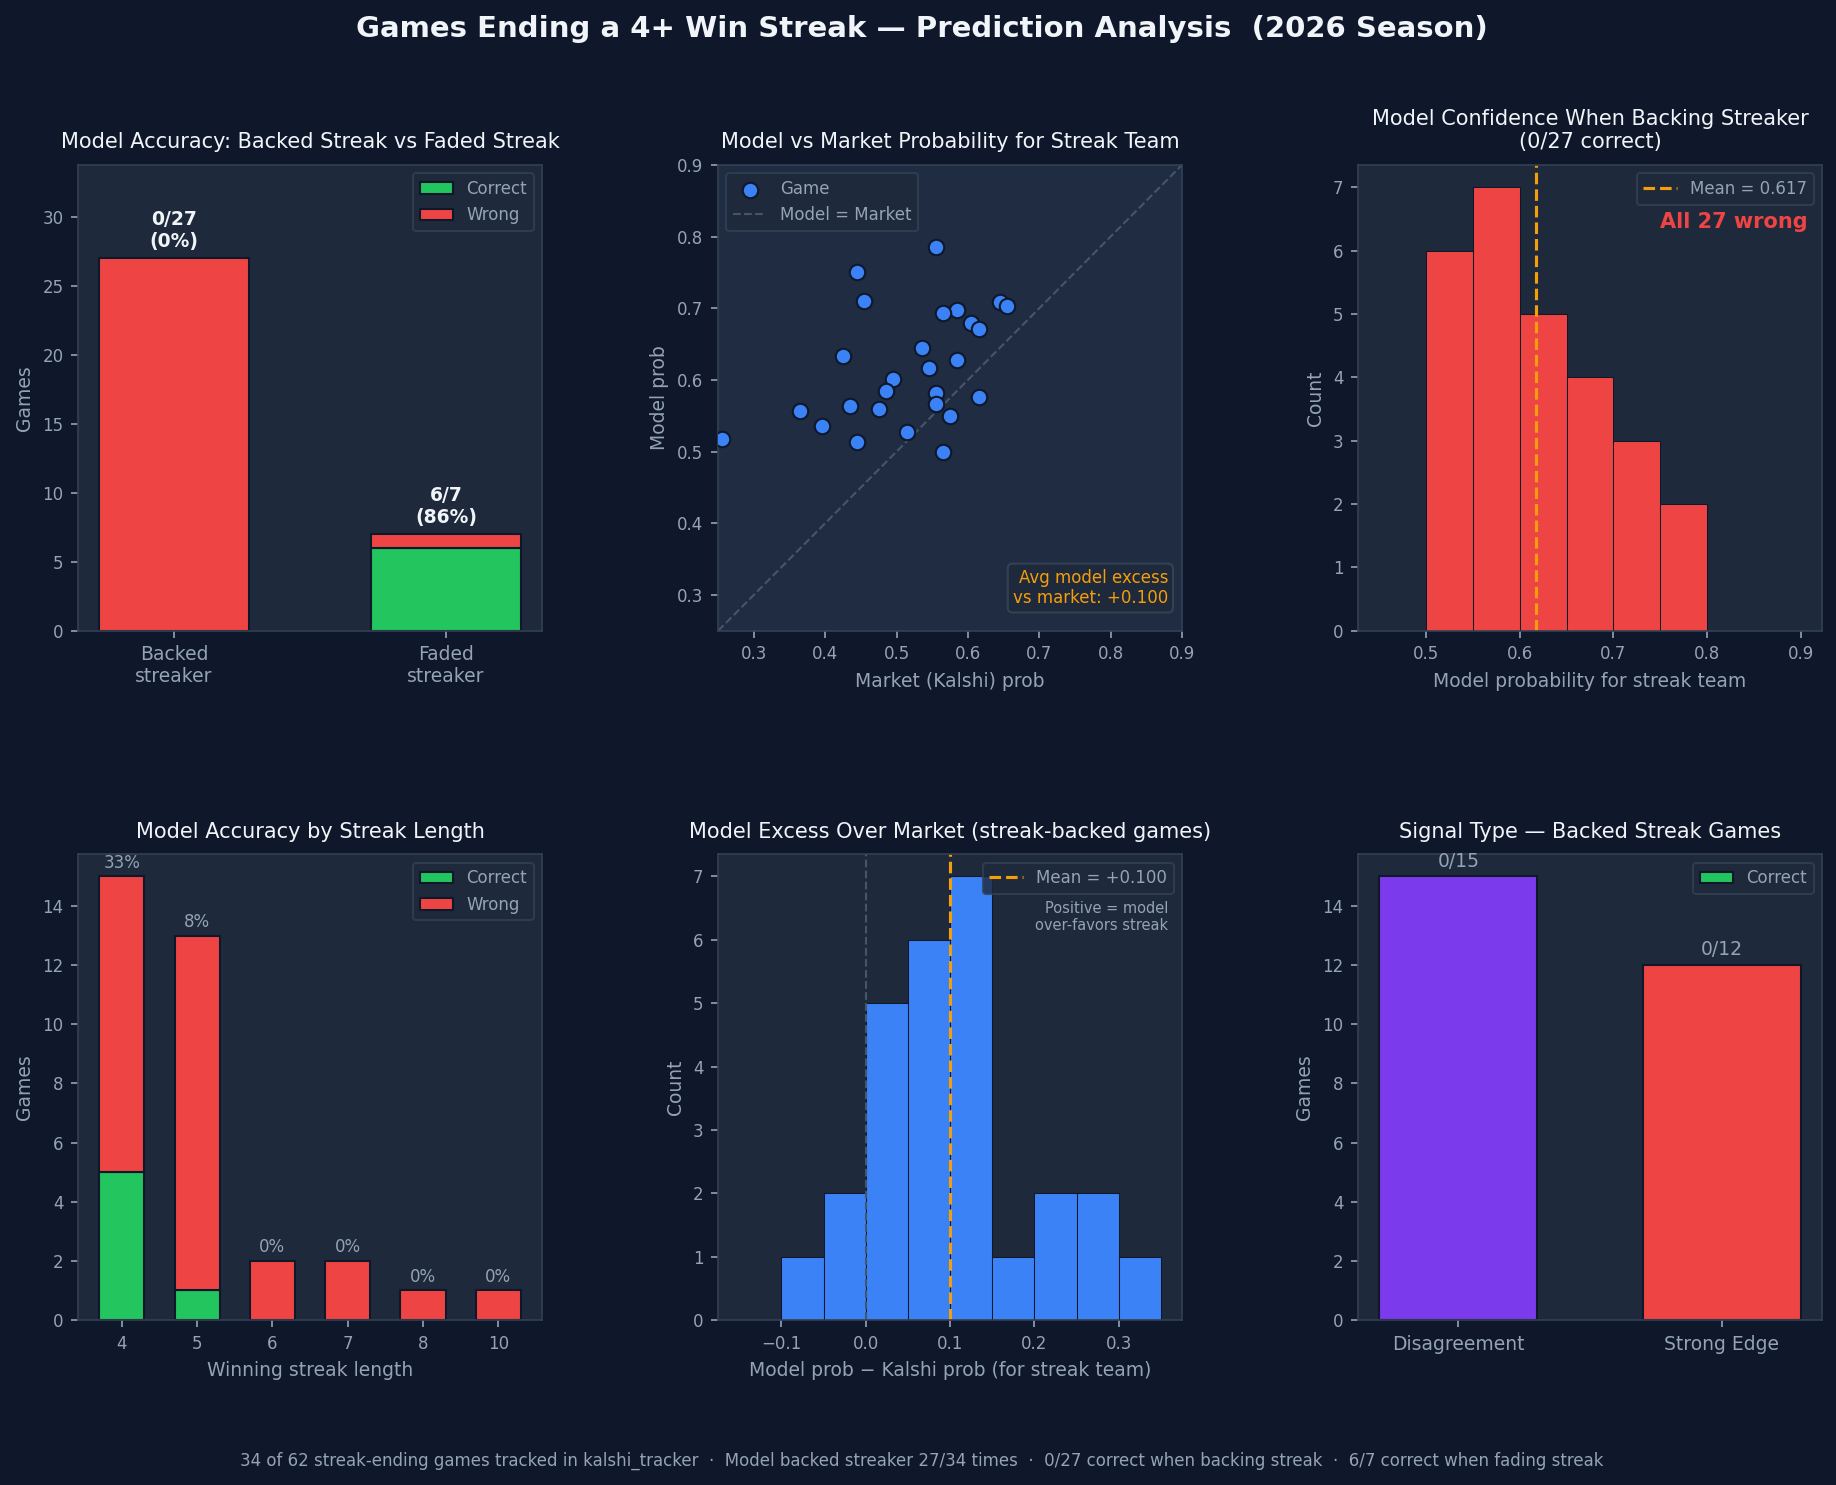

Reproduce this figure in Python.
"""
streak_prediction_analysis.py
Analyzes model predictions for games that ended a 4+ game winning streak.
"""
import os, collections
import psycopg2
import matplotlib.pyplot as plt
import matplotlib.gridspec as gridspec
import numpy as np
from dotenv import load_dotenv

load_dotenv()

conn = psycopg2.connect(os.getenv("DATABASE_URL"))
cur  = conn.cursor()

# ── Build streak-ending game list ─────────────────────────────────────────────
cur.execute("""
    SELECT game_pk, game_date, home_team, away_team, home_score, away_score
    FROM game_results
    WHERE season = 2026 AND home_score IS NOT NULL AND away_score IS NOT NULL
    ORDER BY game_date ASC
""")
team_games = collections.defaultdict(list)
for game_pk, game_date, home, away, hs, aws in cur.fetchall():
    team_games[home].append((game_pk, game_date, away, "home", hs > aws))
    team_games[away].append((game_pk, game_date, home, "away", aws > hs))

streak_pks = {}
for team, games in team_games.items():
    run = 0
    for game_pk, game_date, opp, side, won in games:
        if won:
            run += 1
        else:
            if run >= 4:
                streak_pks[game_pk] = (team, run, side)
            run = 0

# ── Pull kalshi_tracker rows ──────────────────────────────────────────────────
pks = list(streak_pks.keys())
placeholders = ",".join(["%s"] * len(pks))
cur.execute(f"""
    SELECT game_pk, game_date, home_team, away_team,
           model_home_prob, model_pick, model_confidence, signal_type,
           kalshi_home_prob, kalshi_pick, vegas_home_prob, vegas_pick,
           prob_gap, actual_winner, model_correct, kalshi_correct, vegas_correct
    FROM kalshi_tracker
    WHERE game_pk = ANY(ARRAY[{placeholders}])
    ORDER BY game_date
""", pks)
cols = [d[0] for d in cur.description]
tracked_rows = cur.fetchall()
cur.close(); conn.close()

# ── Enrich each row ───────────────────────────────────────────────────────────
rows = []
for row in tracked_rows:
    r = dict(zip(cols, row))
    gp = r["game_pk"]
    streaking_team, streak_len, streaking_side = streak_pks[gp]

    if streaking_side == "home":
        m_sp  = float(r["model_home_prob"]  or 0.5)
        k_sp  = float(r["kalshi_home_prob"]) if r["kalshi_home_prob"] else None
        v_sp  = float(r["vegas_home_prob"])  if r["vegas_home_prob"]  else None
        backs = r["model_pick"] == "home"
    else:
        m_sp  = 1 - float(r["model_home_prob"]  or 0.5)
        k_sp  = (1 - float(r["kalshi_home_prob"])) if r["kalshi_home_prob"] else None
        v_sp  = (1 - float(r["vegas_home_prob"]))  if r["vegas_home_prob"]  else None
        backs = r["model_pick"] == "away"

    rows.append({
        **r,
        "streaking_team":     streaking_team,
        "streak_len":         streak_len,
        "streaking_side":     streaking_side,
        "model_backs_streak": backs,
        "model_sp":           round(m_sp, 3),
        "kalshi_sp":          round(k_sp, 3) if k_sp is not None else None,
        "vegas_sp":           round(v_sp, 3) if v_sp is not None else None,
        "model_vs_mkt_gap":   round(m_sp - k_sp, 3) if k_sp is not None else None,
    })

backed   = [r for r in rows if r["model_backs_streak"]]
not_back = [r for r in rows if not r["model_backs_streak"]]

# ── Figure ────────────────────────────────────────────────────────────────────
BG   = "#0f172a"
CARD = "#1e293b"
BLUE = "#3b82f6"
RED  = "#ef4444"
AMB  = "#f59e0b"
GRN  = "#22c55e"
MUTE = "#94a3b8"
WHT  = "#f1f5f9"

fig = plt.figure(figsize=(15, 10), facecolor=BG)
fig.suptitle(
    "Games Ending a 4+ Win Streak — Prediction Analysis  (2026 Season)",
    color=WHT, fontsize=14, fontweight="bold", y=0.98,
)
gs = gridspec.GridSpec(2, 3, figure=fig, hspace=0.48, wspace=0.38)

def ax_style(ax, title):
    ax.set_facecolor(CARD)
    for sp in ax.spines.values():
        sp.set_edgecolor("#334155")
    ax.tick_params(colors=MUTE, labelsize=8)
    ax.set_title(title, color=WHT, fontsize=10, pad=8)

# ── Panel 1: Backed vs Not-Backed accuracy ────────────────────────────────────
ax1 = fig.add_subplot(gs[0, 0])
ax_style(ax1, "Model Accuracy: Backed Streak vs Faded Streak")

b_c  = sum(1 for r in backed   if r["model_correct"])
nb_c = sum(1 for r in not_back if r["model_correct"])
cats   = ["Backed\nstreaker", "Faded\nstreaker"]
totals = [len(backed), len(not_back)]
rights = [b_c, nb_c]
wrongs = [len(backed) - b_c, len(not_back) - nb_c]

x = np.arange(2)
w = 0.55
ax1.bar(x, rights, w, label="Correct",   color=GRN,  edgecolor=BG)
ax1.bar(x, wrongs, w, bottom=rights,     label="Wrong", color=RED, edgecolor=BG)
for i, (n, t) in enumerate(zip(rights, totals)):
    pct = 100 * n / t if t else 0
    ax1.text(i, t + 0.5, f"{n}/{t}\n({pct:.0f}%)", ha="center",
             va="bottom", color=WHT, fontsize=9, fontweight="bold")

ax1.set_xticks(x); ax1.set_xticklabels(cats, color=MUTE, fontsize=9)
ax1.set_ylabel("Games", color=MUTE, fontsize=9)
ax1.legend(facecolor=CARD, edgecolor="#334155", labelcolor=MUTE, fontsize=8)
ax1.set_ylim(0, max(totals) * 1.25)
ax1.yaxis.set_tick_params(labelcolor=MUTE)

# ── Panel 2: Model vs Market prob for streaker (scatter) ──────────────────────
ax2 = fig.add_subplot(gs[0, 1])
ax_style(ax2, "Model vs Market Probability for Streak Team")

m_probs = [r["model_sp"] for r in backed if r["kalshi_sp"] is not None]
k_probs = [r["kalshi_sp"] for r in backed if r["kalshi_sp"] is not None]
ax2.scatter(k_probs, m_probs, color=BLUE, edgecolors=BG, s=55, zorder=3, label="Game")

lo, hi = 0.25, 0.90
ax2.plot([lo, hi], [lo, hi], "--", color="#475569", linewidth=1, label="Model = Market")
ax2.fill_between([lo, hi], [lo, lo], [hi, hi], alpha=0.04, color=BLUE)

# Annotate mean gap
mean_gap = np.mean([r["model_vs_mkt_gap"] for r in backed if r["model_vs_mkt_gap"] is not None])
ax2.text(0.97, 0.05, f"Avg model excess\nvs market: +{mean_gap:.3f}",
         transform=ax2.transAxes, ha="right", va="bottom",
         color=AMB, fontsize=8,
         bbox=dict(boxstyle="round,pad=0.3", facecolor=CARD, edgecolor="#334155"))

ax2.set_xlabel("Market (Kalshi) prob", color=MUTE, fontsize=9)
ax2.set_ylabel("Model prob", color=MUTE, fontsize=9)
ax2.legend(facecolor=CARD, edgecolor="#334155", labelcolor=MUTE, fontsize=8)
ax2.set_xlim(lo, hi); ax2.set_ylim(lo, hi)

# ── Panel 3: Model prob distribution (backed games, all wrong) ────────────────
ax3 = fig.add_subplot(gs[0, 2])
ax_style(ax3, "Model Confidence When Backing Streaker\n(0/27 correct)")

prob_vals = [r["model_sp"] for r in backed]
bins = np.arange(0.45, 0.95, 0.05)
ax3.hist(prob_vals, bins=bins, color=RED, edgecolor=BG, linewidth=0.5)
ax3.axvline(np.mean(prob_vals), color=AMB, linewidth=1.5, linestyle="--",
            label=f"Mean = {np.mean(prob_vals):.3f}")
ax3.set_xlabel("Model probability for streak team", color=MUTE, fontsize=9)
ax3.set_ylabel("Count", color=MUTE, fontsize=9)
ax3.legend(facecolor=CARD, edgecolor="#334155", labelcolor=MUTE, fontsize=8)
ax3.text(0.97, 0.90, "All 27 wrong", transform=ax3.transAxes,
         ha="right", va="top", color=RED, fontsize=10, fontweight="bold")

# ── Panel 4: Accuracy by streak length ───────────────────────────────────────
ax4 = fig.add_subplot(gs[1, 0])
ax_style(ax4, "Model Accuracy by Streak Length")

lengths = sorted(set(r["streak_len"] for r in rows))
g_total  = [sum(1 for r in rows if r["streak_len"] == l) for l in lengths]
g_right  = [sum(1 for r in rows if r["streak_len"] == l and r["model_correct"]) for l in lengths]
g_wrong  = [t - c for t, c in zip(g_total, g_right)]

x = np.arange(len(lengths))
ax4.bar(x, g_right, 0.6, label="Correct", color=GRN, edgecolor=BG)
ax4.bar(x, g_wrong, 0.6, bottom=g_right,  label="Wrong",   color=RED, edgecolor=BG)
for i, (t, c) in enumerate(zip(g_total, g_right)):
    pct = 100 * c / t
    ax4.text(i, t + 0.15, f"{pct:.0f}%", ha="center", va="bottom", color=MUTE, fontsize=8)

ax4.set_xticks(x); ax4.set_xticklabels([str(l) for l in lengths], color=MUTE)
ax4.set_xlabel("Winning streak length", color=MUTE, fontsize=9)
ax4.set_ylabel("Games", color=MUTE, fontsize=9)
ax4.legend(facecolor=CARD, edgecolor="#334155", labelcolor=MUTE, fontsize=8)

# ── Panel 5: Model vs market gap distribution ─────────────────────────────────
ax5 = fig.add_subplot(gs[1, 1])
ax_style(ax5, "Model Excess Over Market (streak-backed games)")

gaps = [r["model_vs_mkt_gap"] for r in backed if r["model_vs_mkt_gap"] is not None]
bins = np.arange(-0.15, 0.40, 0.05)
ax5.hist(gaps, bins=bins, color=BLUE, edgecolor=BG, linewidth=0.5)
ax5.axvline(0, color="#475569", linewidth=1, linestyle="--")
ax5.axvline(np.mean(gaps), color=AMB, linewidth=1.5, linestyle="--",
            label=f"Mean = +{np.mean(gaps):.3f}")
ax5.set_xlabel("Model prob − Kalshi prob (for streak team)", color=MUTE, fontsize=9)
ax5.set_ylabel("Count", color=MUTE, fontsize=9)
ax5.legend(facecolor=CARD, edgecolor="#334155", labelcolor=MUTE, fontsize=8)
ax5.text(0.97, 0.90, "Positive = model\nover-favors streak",
         transform=ax5.transAxes, ha="right", va="top", color=MUTE, fontsize=7)

# ── Panel 6: signal_type breakdown ───────────────────────────────────────────
ax6 = fig.add_subplot(gs[1, 2])
ax_style(ax6, "Signal Type — Backed Streak Games")

sig_counts = collections.Counter(r["signal_type"] for r in backed)
sig_correct = collections.defaultdict(int)
for r in backed:
    if r["model_correct"]:
        sig_correct[r["signal_type"]] += 1

sig_labels = list(sig_counts.keys())
sig_totals = [sig_counts[s] for s in sig_labels]
sig_rights = [sig_correct[s] for s in sig_labels]
sig_wrongs = [sig_counts[s] - sig_correct[s] for s in sig_labels]

colors_map = {"strong_edge": RED, "disagreement": "#7c3aed"}
bar_colors = [colors_map.get(s, BLUE) for s in sig_labels]

x = np.arange(len(sig_labels))
ax6.bar(x, sig_rights, 0.6, label="Correct", color=GRN, edgecolor=BG)
ax6.bar(x, sig_wrongs, 0.6, bottom=sig_rights, color=bar_colors, edgecolor=BG)
for i, (t, c) in enumerate(zip(sig_totals, sig_rights)):
    ax6.text(i, t + 0.2, f"0/{t}", ha="center", va="bottom", color=MUTE, fontsize=9)

nice = {"strong_edge": "Strong Edge", "disagreement": "Disagreement"}
ax6.set_xticks(x)
ax6.set_xticklabels([nice.get(s, s) for s in sig_labels], color=MUTE, fontsize=9)
ax6.set_ylabel("Games", color=MUTE, fontsize=9)
ax6.legend(facecolor=CARD, edgecolor="#334155", labelcolor=MUTE, fontsize=8)

# ── Footer note ───────────────────────────────────────────────────────────────
fig.text(
    0.5, 0.01,
    f"34 of 62 streak-ending games tracked in kalshi_tracker  ·  "
    f"Model backed streaker {len(backed)}/34 times  ·  "
    f"0/{len(backed)} correct when backing streak  ·  "
    f"{nb_c}/{len(not_back)} correct when fading streak",
    ha="center", va="bottom", color=MUTE, fontsize=8,
)

plt.savefig("streak_prediction_analysis.png", dpi=150, bbox_inches="tight", facecolor=BG)
print("Saved: streak_prediction_analysis.png")

# ── Print calibration summary ─────────────────────────────────────────────────
print(f"\n{'='*60}")
print(f"BACKED-STREAK GAMES  ({len(backed)} total, 0 correct)")
print(f"{'='*60}")
print(f"  Avg model prob  : {np.mean([r['model_sp']   for r in backed]):.3f}")
print(f"  Avg market prob : {np.mean([r['kalshi_sp']  for r in backed if r['kalshi_sp']]):.3f}")
print(f"  Avg model excess: +{np.mean(gaps):.3f}")
print(f"\nFADED-STREAK GAMES ({len(not_back)} total, {nb_c} correct = {100*nb_c/max(len(not_back),1):.0f}%)")
print(f"\nALL STREAK-ENDING GAMES: {sum(1 for r in rows if r['model_correct'])}/{len(rows)} = "
      f"{100*sum(1 for r in rows if r['model_correct'])/len(rows):.0f}%")

plt.show()
